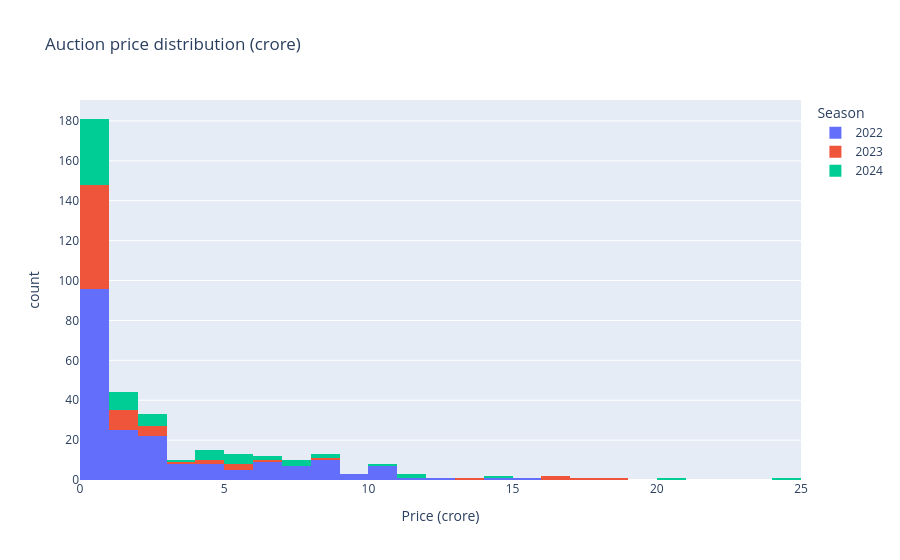

The cell this chart's notebook holds for it:
### Markdown cell above
Cell 3: How are prices distributed?

### Code cell
print(master["price_cr"].describe().round(2).to_string())
print("\nPurchases at 10 crore or more:", (master["price_cr"] >= 10).sum(),
      "| share of all rows:", f"{(master['price_cr'] >= 10).mean():.1%}")
print("Share of total spend that went to those purchases:",
      f"{master.loc[master['price_cr'] >= 10, 'price_cr'].sum() / master['price_cr'].sum():.1%}")

fig = px.histogram(master, x="price_cr", nbins=30, color=master["season"].astype(str),
                   title="Auction price distribution (crore)", labels={"price_cr": "Price (crore)", "color": "Season"})
fig.show()

### Figure 1 — Plotly figure (JSON) as saved in the notebook; plotly's stock layout.template omitted (floating-point values rounded to 4 significant figures; data arrays with more than 128 entries replaced by an {"elided": "..."} marker saying what was removed)
{"data": [{"bingroup": "x", "hovertemplate": "Season=2022<br>Price (crore)=%{x}<br>count=%{y}<extra></extra>", "legendgroup": "2022", "marker": {"color": "#636efa", "pattern": {"shape": ""}}, "name": "2022", "nbinsx": 30, "orientation": "v", "showlegend": true, "type": "histogram", "x": {"elided": "204 float values"}, "xaxis": "x", "yaxis": "y"}, {"bingroup": "x", "hovertemplate": "Season=2023<br>Price (crore)=%{x}<br>count=%{y}<extra></extra>", "legendgroup": "2023", "marker": {"color": "#EF553B", "pattern": {"shape": ""}}, "name": "2023", "nbinsx": 30, "orientation": "v", "showlegend": true, "type": "histogram", "x": [1.5, 1.0, 0.2, 1.0, 0.2, 0.2, 0.5, 0.2, 0.5, 0.2, 0.3, 0.2, 1.5, 0.5, 4.6, 0.2, 0.2, 0.2, 0.2, 0.2, 0.2, 0.2, 0.2, 0.6, 0.2, 1.0, 0.2, 0.2, 0.5, 4.4, 0.2, 0.7, 0.2, 0.2, 0.2, 0.5, 0.2, 0.2, 1.8, 0.2, 0.4, 0.5, 0.5, 1.0, 0.75, 0.5, 3.2, 2.4, 0.2, 5.5, 6.0, 0.9, 0.45, 0.6, 0.25, 1.2, 0.2, 0.6, 0.2, 2.6, 0.2, 0.5, 2.0, 0.5, 8.25, 5.75, 0.5, 0.5, 0.5, 16.0, 2.0, 1.5, 1.9, 2.0, 5.25, 16.25, 17.5, 0.5, 18.5, 13.25], "xaxis": "x", "yaxis": "y"}, {"bingroup": "x", "hovertemplate": "Season=2024<br>Price (crore)=%{x}<br>count=%{y}<extra></extra>", "legendgroup": "2024", "marker": {"color": "#00cc96", "pattern": {"shape": ""}}, "name": "2024", "nbinsx": 30, "orientation": "v", "showlegend": true, "type": "histogram", "x": [10.0, 7.4, 5.8, 3.6, 2.2, 0.6, 0.5, 0.2, 14.0, 8.4, 4.0, 2.0, 1.8, 0.2, 7.2, 5.0, 4.0, 1.0, 0.75, 0.5, 0.2, 0.2, 0.2, 24.75, 2.0, 1.5, 1.0, 0.5, 0.5, 0.5, 0.2, 0.2, 0.2, 11.75, 8.0, 4.2, 0.2, 0.2, 0.2, 0.2, 0.2, 6.4, 2.4, 2.0, 1.0, 0.2, 0.2, 5.0, 4.8, 1.5, 0.2, 0.2, 0.2, 0.2, 4.6, 11.5, 5.0, 2.0, 1.5, 0.2, 0.2, 7.4, 5.8, 0.5, 0.4, 0.2, 20.5, 6.8, 1.6, 1.5, 0.2, 0.2], "xaxis": "x", "yaxis": "y"}], "layout": {"barmode": "relative", "legend": {"title": {"text": "Season"}, "tracegroupgap": 0}, "title": {"text": "Auction price distribution (crore)"}, "xaxis": {"anchor": "y", "domain": [0, 1], "title": {"text": "Price (crore)"}}, "yaxis": {"anchor": "x", "domain": [0, 1], "title": {"text": "count"}}}}
